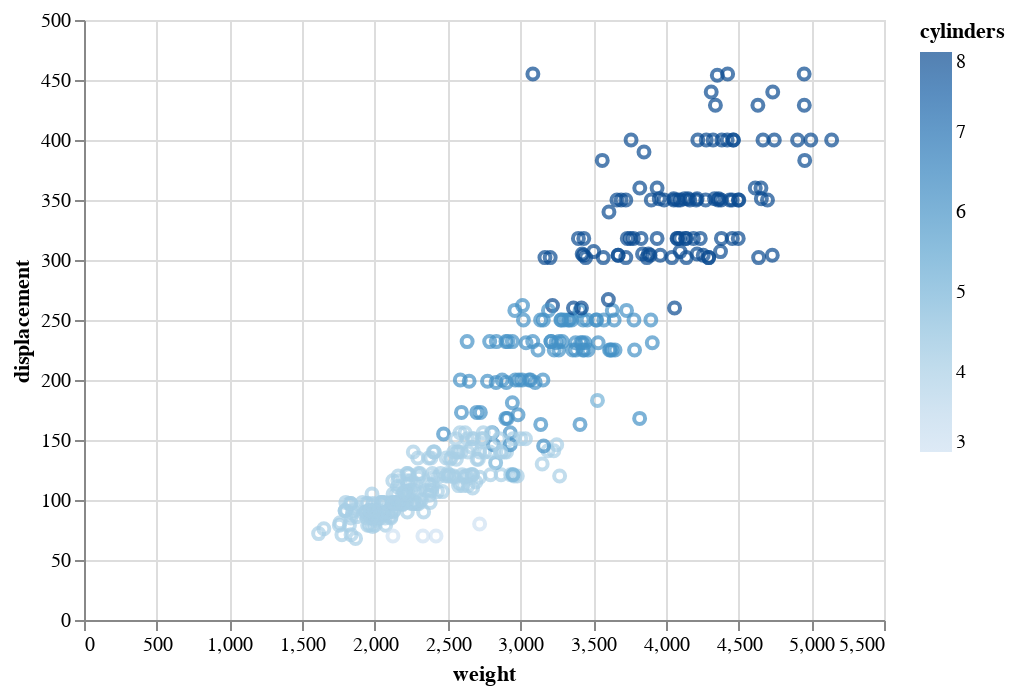

Notebook code cell kept with this figure:
### Markdown cell above
#**Ejercicio 8**

Genere otro gráfico que pueda ser útil para entender mejor el conjunto de datos que usamos en este taller. Puede usar los siguientes recursos:**

Pandas: https://pandas.pydata.org/docs/user_guide/visualization.html

Matplotlib: https://matplotlib.org/3.1.1/gallery/index.html 

Seaborn: https://seaborn.pydata.org/examples/index.html 

Altair: https://altair-viz.github.io

### Code cell
import altair as alt   

alt.Chart(df_mod).mark_point().encode(
  x='weight',
  y='displacement',
  color='cylinders'
).interactive()

### Figure 1 — Vega-Lite specification as saved in the notebook (floating-point values rounded to 4 significant figures; data arrays with more than 128 entries replaced by an {"elided": "..."} marker saying what was removed)
{"config": {"view": {"continuousWidth": 400, "continuousHeight": 300}}, "data": {"name": "data-922531a17fc2d3d93a6975e239a720c5"}, "mark": "point", "encoding": {"color": {"field": "cylinders", "type": "quantitative"}, "x": {"field": "weight", "type": "quantitative"}, "y": {"field": "displacement", "type": "quantitative"}}, "selection": {"selector003": {"type": "interval", "bind": "scales", "encodings": ["x", "y"]}}, "$schema": "https://vega.github.io/schema/vega-lite/v4.17.0.json", "datasets": {"data-922531a17fc2d3d93a6975e239a720c5": {"elided": "398 records"}}}
